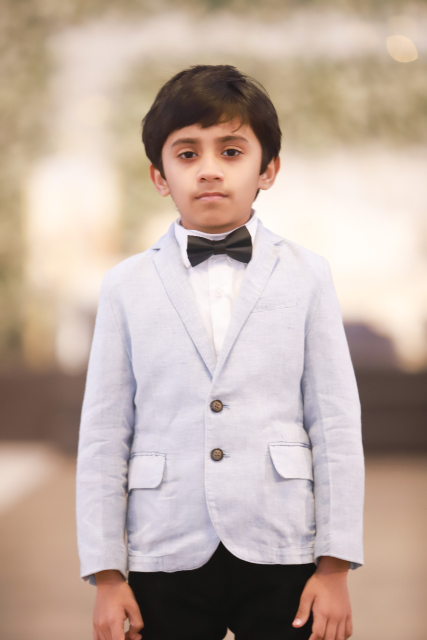
#> input picture resources/mahad.jpg, 853 x 1280 px (shown at 1/2 size)
$ python 02_chapter.py
#> lines starting #> are read from the running program, lines starting #| are printed output that depends on the picture
import cv2 as cv
import numpy as np
# from cv2 import cvtColor
img =cv.imread("resources/mahad.jpg")
#> img is the input picture: shape (1280, 853, 3); mean B, G, R 163.5, 173.8, 192.2
img=cv.resize(img, (400,600))
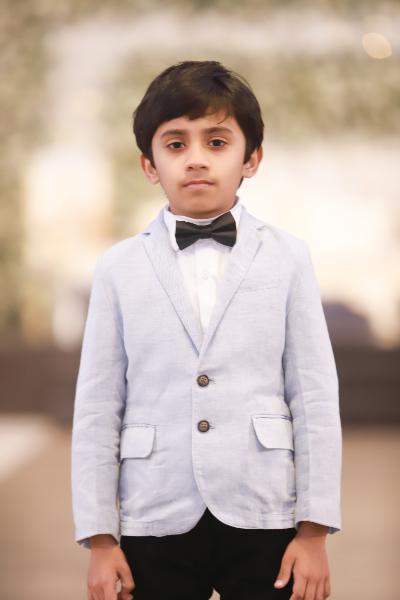
#> img: shape (600, 400, 3); mean B, G, R 163.5, 173.7, 192.1

# gray_img =cvtColor(img, cv.COLOR_BGR2GRAY)


cv.imshow("Pehli Image", img)
# cv.imshow("Gray Image", gray_img)

cv.waitKey(0)
cv.destroyAllWindows()

$ run again, with resources/img.jpg.jpg copied over resources/mahad.jpg
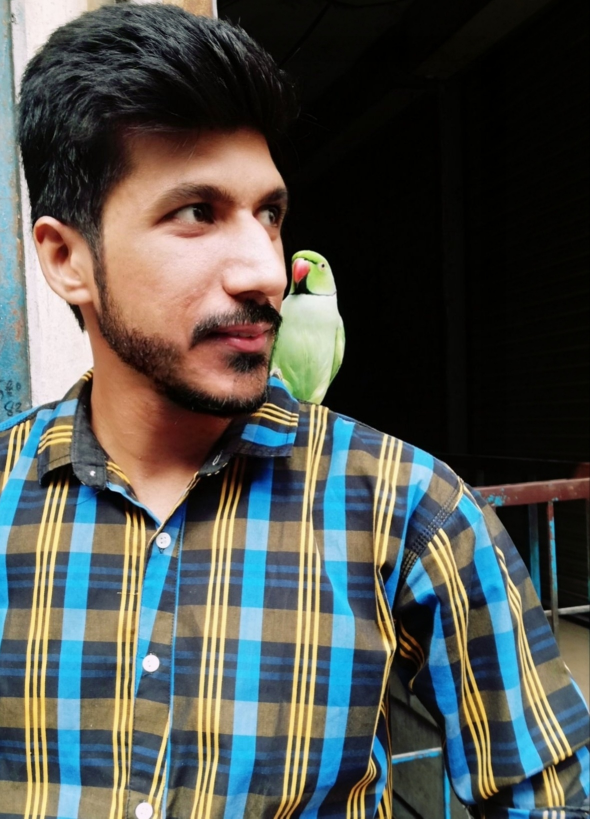
#> input picture resources/img.jpg.jpg, 1180 x 1637 px (shown at 1/2 size)
#> img is the input picture: shape (1637, 1180, 3); mean B, G, R 78.4, 82.8, 80.3
#> `img=cv.resize(img, (400,600))`:
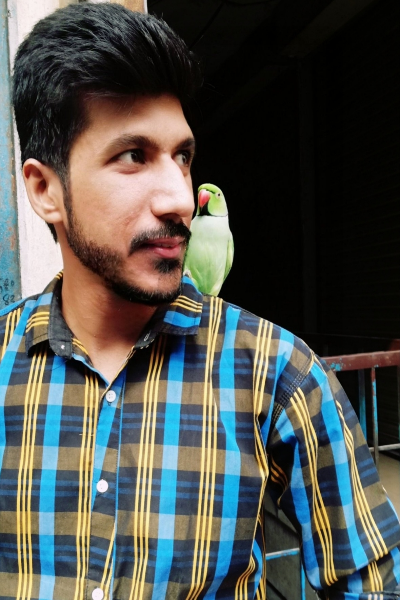
#> img: shape (600, 400, 3); mean B, G, R 78.3, 82.7, 80.2

$ run again, with resources/moeez.jpg copied over resources/mahad.jpg
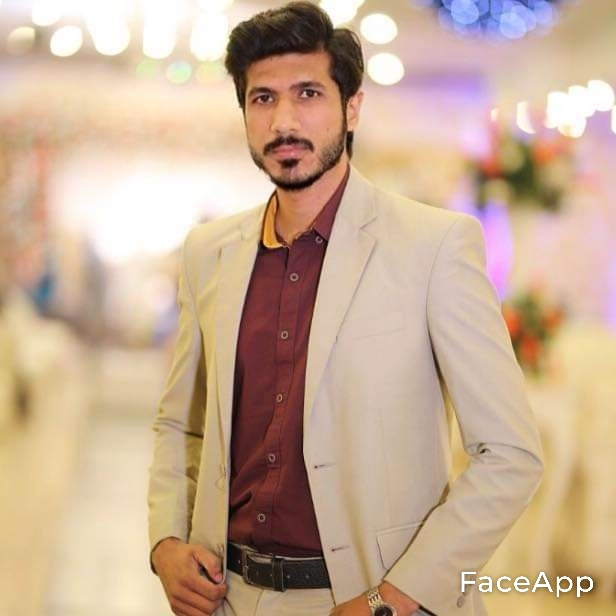
#> input picture resources/moeez.jpg, 616 x 616 px
#> img is the input picture: shape (616, 616, 3); mean B, G, R 149.2, 173, 200.7
#> `img=cv.resize(img, (400,600))`:
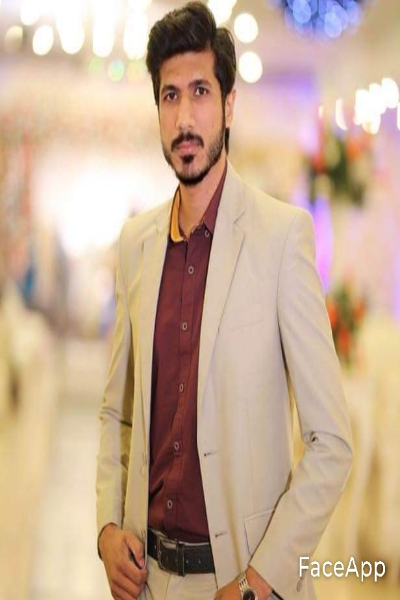
#> img: shape (600, 400, 3); mean B, G, R 149, 172.9, 200.6
